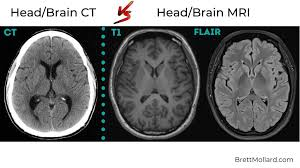
#> input picture braincd.png, 300 x 168 px
$ python img_bluring.py
#> lines starting #> are read from the running program, lines starting #| are printed output that depends on the picture
import random
import hashlib
# Import NumPy for image array manipulation.
# If you don't have it, install it using: pip install numpy
# For actual image file loading/saving, you'd also use a library like OpenCV: pip install opencv-python
import numpy as np

# --- Helper Functions for Bit Manipulation ---

def get_bit(value, bit_index):
    """
    Gets the bit at a specific index (0-indexed from LSB).
    For an 8-bit number:
    - bit 0 is the 1st bit (LSB)
    - bit 6 is the 7th bit
    - bit 7 is the 8th bit (MSB)
    """
    return (value >> bit_index) & 1

def set_bit_to_value(value, bit_index, new_bit_value):
    if new_bit_value not in (0, 1):
        raise ValueError("New bit value must be 0 or 1.")
    if new_bit_value == 1:
        return value | (1 << bit_index)
    else:
        mask = 0xFF ^ (1 << bit_index)
        return value & mask
# Set bit to 0 using AND with inverted mask

# --- Core Function for Blurring Specific Bits ---

def randomly_change_specified_bits(pixel_value):
    """
    Randomly changes the 1st, 7th, and 8th bits of an 8-bit pixel_value.
    This simulates a "salt and pepper" attack on these specific bit-planes,
    by randomly setting them to 0 or 1.
    """
#> called with pixel_value = 150
    if not (0 <= pixel_value <= 255):
        # Assuming 8-bit pixel values for grayscale images
        raise ValueError("Pixel value must be between 0 and 255 for 8-bit representation.")

    modified_value = pixel_value

    # Bit indices to change (0-indexed from LSB):
    # 1st bit corresponds to index 0
    # 7th bit corresponds to index 6
    # 8th bit corresponds to index 7
    bits_to_change_indices = [0, 6, 7]

    for bit_index in bits_to_change_indices:
        # Randomly decide the new value for the bit (0 or 1)
        new_random_bit = random.randint(0, 1)
        modified_value = set_bit_to_value(modified_value, bit_index, new_random_bit)
        # print(f"  Changing bit {bit_index}: original bit {get_bit(pixel_value, bit_index)}, new random bit {new_random_bit}")


    return modified_value

# --- Main Application Logic ---

def process_image_data(image_data_array):
    """
    Applies the random bit changing function to each pixel in an image data array.
    Args:
        image_data_array (numpy.ndarray): A NumPy array representing the image (e.g., grayscale).
    Returns:
        numpy.ndarray: A new NumPy array with the specified bits randomly changed.
    """
    if not isinstance(image_data_array, np.ndarray):
        raise TypeError("Input image_data_array must be a NumPy array.")

    # Create a copy to avoid modifying the original array directly
    blurred_image_array = np.copy(image_data_array)

    # Iterate over each pixel in the image array
    # For a 2D grayscale image:
    if blurred_image_array.ndim == 2:
        for i in range(blurred_image_array.shape[0]):  # Iterate over rows
            for j in range(blurred_image_array.shape[1]):  # Iterate over columns
                original_pixel = blurred_image_array[i, j]
                blurred_image_array[i, j] = randomly_change_specified_bits(original_pixel)
    # For a 3D color image (e.g., RGB), you might apply it to each channel or just specific ones.
    # This example assumes grayscale as medical images are often grayscale.
    # If applying to color, you'd iterate through channels as well.
    # Example for RGB (assuming channel is the last dimension):
    # elif blurred_image_array.ndim == 3:
    #     for i in range(blurred_image_array.shape[0]):
    #         for j in range(blurred_image_array.shape[1]):
    #             for k in range(blurred_image_array.shape[2]): # Iterate over channels
    #                 original_pixel = blurred_image_array[i, j, k]
    #                 blurred_image_array[i, j, k] = randomly_change_specified_bits(original_pixel)
    else:
        raise ValueError("Image data array must be 2D (grayscale) or 3D (color).")


    return blurred_image_array

# --- Example Usage ---

if __name__ == "__main__":
    # 1. Example with a single pixel value
    print("--- Single Pixel Example ---")
    original_pixel_val = 150  # Binary: 10010110
    print(f"Original Pixel Value: {original_pixel_val} (Binary: {original_pixel_val:08b})")

    # Show bits to be changed
    print(f"  Bit 0 (1st bit): {get_bit(original_pixel_val, 0)}")
    print(f"  Bit 6 (7th bit): {get_bit(original_pixel_val, 6)}")
    print(f"  Bit 7 (8th bit): {get_bit(original_pixel_val, 7)}")


    blurred_pixel_val = randomly_change_specified_bits(original_pixel_val)
    print(f"Blurred Pixel Value:  {blurred_pixel_val} (Binary: {blurred_pixel_val:08b})")
    print("-" * 30)

    # 2. Example with a dummy image (NumPy array)
    print("\n--- Image Array Example ---")
    # Create a small dummy grayscale image (2x3 pixels) with uint8 data type
    # Values are between 0-255
    dummy_image = np.array([[100, 150, 200],
                            [50, 75, 125]], dtype=np.uint8)

    print("Original Dummy Image Data:")
    print(dummy_image)
    print("Binary Representation (Original):")
    for row in dummy_image:
        print([f"{pixel:08b}" for pixel in row])

    # Process the dummy image
    blurred_dummy_image = process_image_data(dummy_image)

    print("\nBlurred Dummy Image Data:")
    print(blurred_dummy_image)
    print("Binary Representation (Blurred):")
    for row in blurred_dummy_image:
        print([f"{pixel:08b}" for pixel in row])
    print("-" * 30)

    # 3. How to use with a real image (requires OpenCV)
    print("\n--- Real Image Processing (Conceptual - Requires OpenCV) ---")
    print("To process a real image file:")
    print("1. Make sure you have OpenCV installed: pip install opencv-python")
    print("2. Uncomment and adapt the following conceptual code:")

    try:
        import cv2 # OpenCV library

        # Load a grayscale image
        # Replace 'your_medical_image.png' with the actual path to your image
        image_path = './braincd.png' # or .jpg, .pgm, .dicom (might need pydicom for DICOM)
        original_cv_image = cv2.imread(image_path, cv2.IMREAD_GRAYSCALE)
#> original_cv_image: shape (168, 300); min 0, max 255, mean 128.2

        if original_cv_image is None:
            print(f"Error: Could not load image from {image_path}")
        else:
            print(f"Successfully loaded image: {image_path} with shape {original_cv_image.shape}")
#| Successfully loaded image: ./braincd.png with shape (168, 300)

            # Process the loaded image
            blurred_cv_image = process_image_data(original_cv_image)
#> after the loop in process_image_data (call 2), `for i in range(blurred_image_array.shape[0]):`:
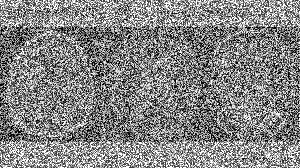
#> blurred_image_array: shape (168, 300); min 0, max 255, mean 133.3

            #Display images (optional)
            cv2.imshow('Original Medical Image', original_cv_image)
            cv2.imshow('Blurred Medical Image (Bits Changed)', blurred_cv_image)
            cv2.waitKey(0) # Wait for a key press to close windows
            cv2.destroyAllWindows()

            #Save the blurred image
            output_path = 'blurred_medical_image.png'
            cv2.imwrite(output_path, blurred_cv_image)
            print(f"Blurred image saved to {output_path}")

    except ImportError:
        print("OpenCV (cv2) is not installed. Please install it to run real image processing.")
    except Exception as e:
        print(f"An error occurred during real image processing: {e}")

        #source venv/bin/activate
